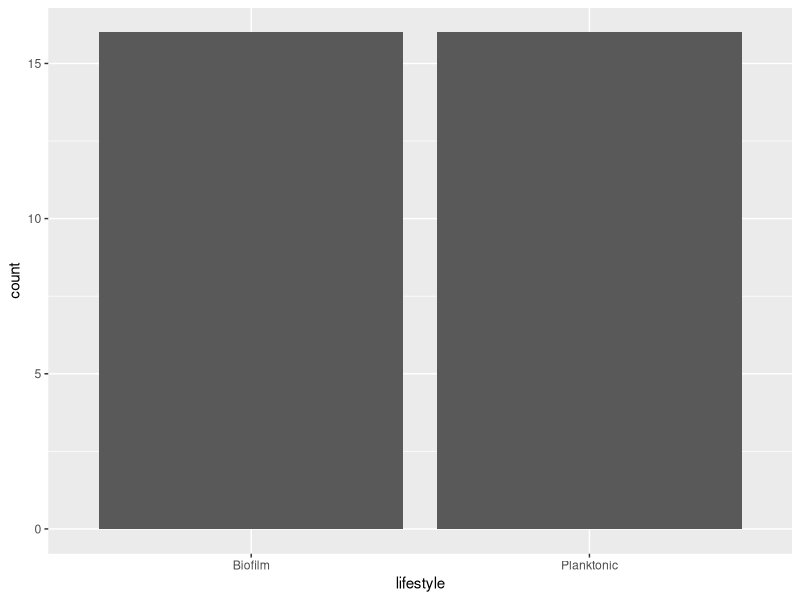
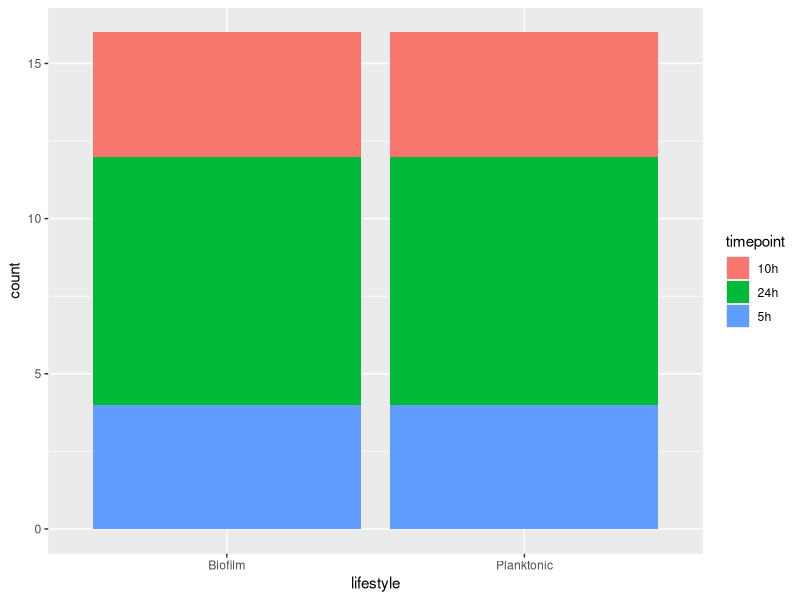
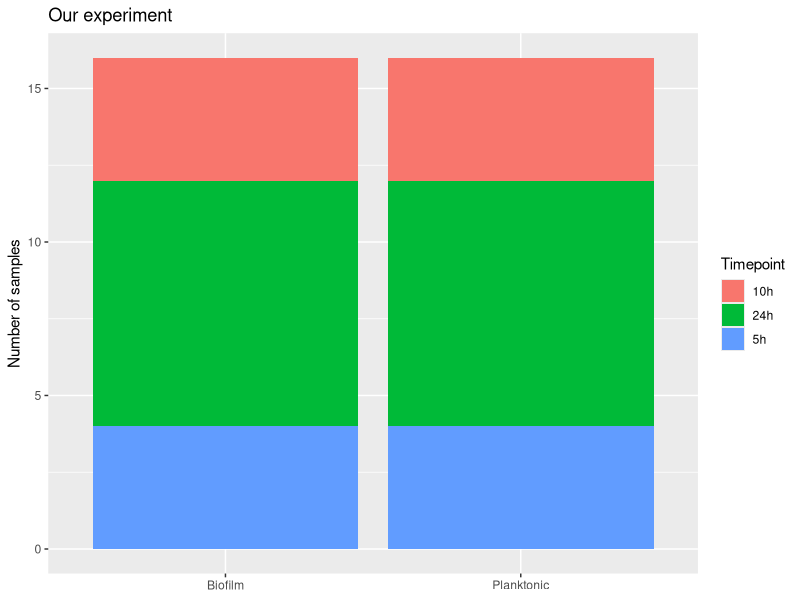
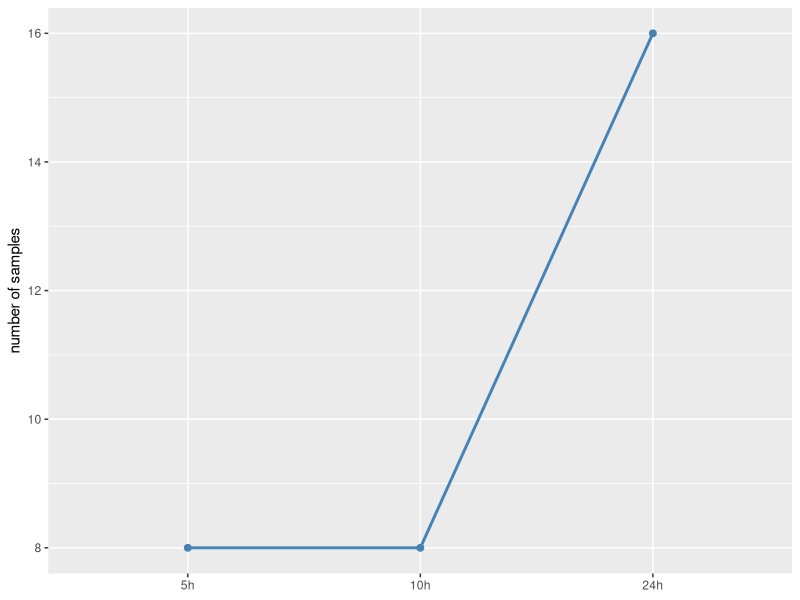
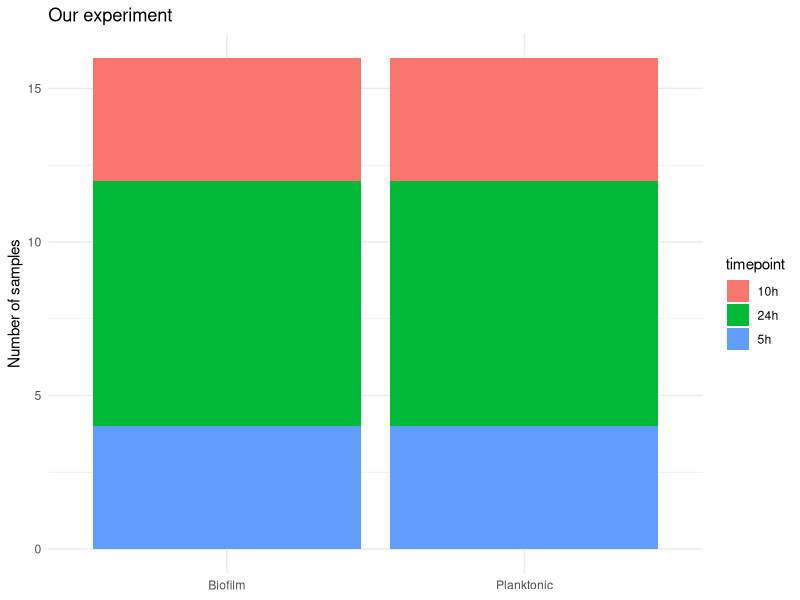
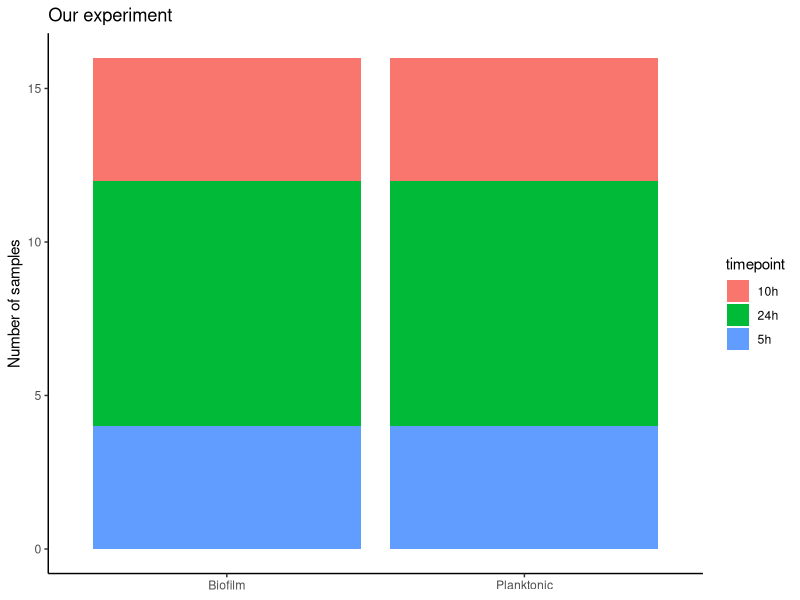
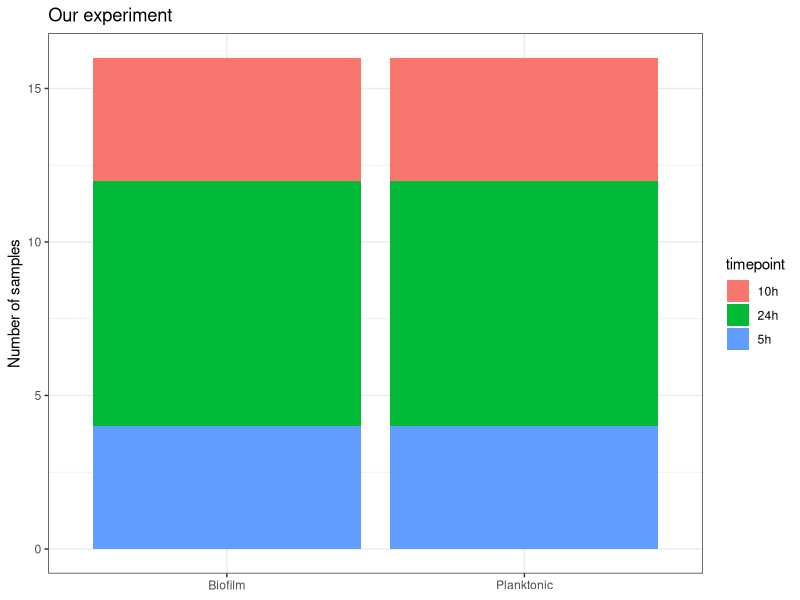
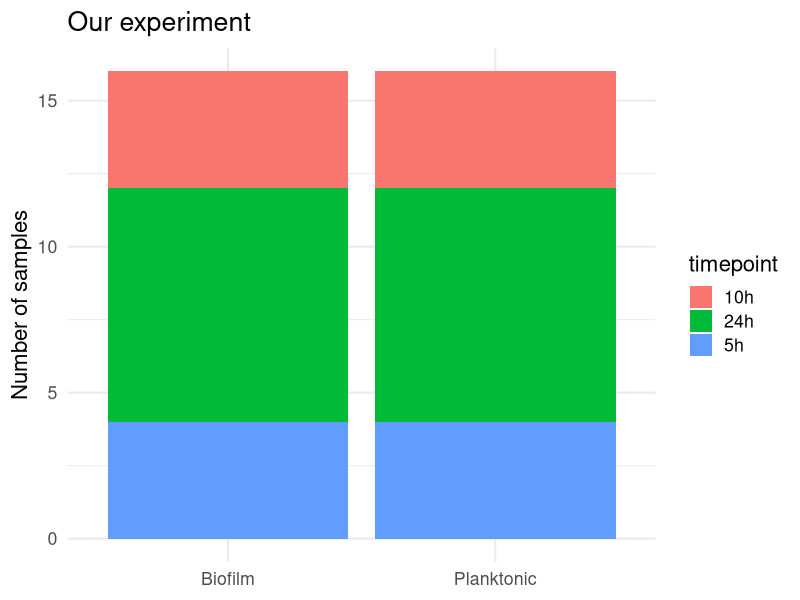

The R source for these figures, in order:
## ---- chunk 1
library(tidyverse)
library(here)   # here() builds paths from the project root, so they work wherever you run this
meta <- read_tsv(here("project/data", "metadata.tsv"), show_col_types = FALSE)
## ---- chunk 2
ggplot(meta, aes(x = lifestyle)) +   # data + aesthetic
  geom_bar()                         # geom: one bar per group
## ---- chunk 3
ggplot(meta, aes(x = lifestyle, fill = timepoint)) +
  geom_bar()
## ---- chunk 4
ggplot(meta, aes(x = lifestyle, fill = timepoint)) +
  geom_bar() +
  labs(title = "Our experiment", x = NULL, y = "Number of samples", fill = "Timepoint")
## ---- chunk 5
meta %>%
  count(timepoint) %>%
  mutate(timepoint = factor(timepoint, levels = c("5h", "10h", "24h"))) %>%
  ggplot(aes(x = timepoint, y = n, group = 1)) +
  geom_line(linewidth = 1, colour = "steelblue") +
  geom_point(size = 2, colour = "steelblue") +
  labs(x = NULL, y = "number of samples")
## ---- chunk 6
p <- ggplot(meta, aes(x = lifestyle, fill = timepoint)) +
  geom_bar() +
  labs(title = "Our experiment", x = NULL, y = "Number of samples")

p + theme_minimal()
## ---- chunk 7
p + theme_classic()
## ---- chunk 8
p + theme_bw()
## ---- chunk 9
p + theme_minimal(base_size = 16)
## ---- chunk 10
# your code here
